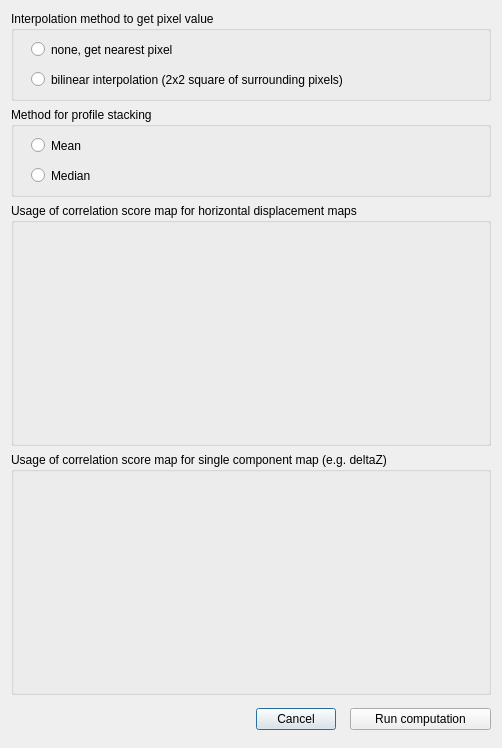
<?xml version="1.0" encoding="UTF-8"?>
<ui version="4.0">
 <class>Dialog_computationParameters</class>
 <widget class="QDialog" name="Dialog_computationParameters">
  <property name="windowModality">
   <enum>Qt::ApplicationModal</enum>
  </property>
  <property name="geometry">
   <rect>
    <x>0</x>
    <y>0</y>
    <width>498</width>
    <height>783</height>
   </rect>
  </property>
  <property name="windowTitle">
   <string>Stacked profile computation parameters</string>
  </property>
  <property name="modal">
   <bool>true</bool>
  </property>
  <layout class="QVBoxLayout" name="verticalLayout">
   <property name="sizeConstraint">
    <enum>QLayout::SetMinAndMaxSize</enum>
   </property>
   <item>
    <widget class="QGroupBox" name="groupBox_interpolationMethod">
     <property name="sizePolicy">
      <sizepolicy hsizetype="Fixed" vsizetype="Fixed">
       <horstretch>0</horstretch>
       <verstretch>0</verstretch>
      </sizepolicy>
     </property>
     <property name="minimumSize">
      <size>
       <width>480</width>
       <height>90</height>
      </size>
     </property>
     <property name="title">
      <string>Interpolation method to get pixel value</string>
     </property>
     <widget class="QRadioButton" name="radioButton_interpolationMethod_none">
      <property name="geometry">
       <rect>
        <x>20</x>
        <y>30</y>
        <width>401</width>
        <height>17</height>
       </rect>
      </property>
      <property name="text">
       <string>none, get nearest pixel</string>
      </property>
     </widget>
     <widget class="QRadioButton" name="radioButton_interpolationMethod_biLinear2x2">
      <property name="geometry">
       <rect>
        <x>20</x>
        <y>60</y>
        <width>401</width>
        <height>17</height>
       </rect>
      </property>
      <property name="text">
       <string>bilinear interpolation (2x2 square of surrounding pixels)</string>
      </property>
     </widget>
    </widget>
   </item>
   <item>
    <widget class="QGroupBox" name="groupBox_stackingProfilMethod">
     <property name="sizePolicy">
      <sizepolicy hsizetype="Fixed" vsizetype="Fixed">
       <horstretch>0</horstretch>
       <verstretch>0</verstretch>
      </sizepolicy>
     </property>
     <property name="minimumSize">
      <size>
       <width>480</width>
       <height>90</height>
      </size>
     </property>
     <property name="title">
      <string>Method for profile stacking</string>
     </property>
     <widget class="QRadioButton" name="radioButton_mean">
      <property name="geometry">
       <rect>
        <x>20</x>
        <y>30</y>
        <width>91</width>
        <height>17</height>
       </rect>
      </property>
      <property name="text">
       <string>Mean</string>
      </property>
     </widget>
     <widget class="QRadioButton" name="radioButton_median">
      <property name="geometry">
       <rect>
        <x>20</x>
        <y>60</y>
        <width>91</width>
        <height>17</height>
       </rect>
      </property>
      <property name="text">
       <string>Median</string>
      </property>
     </widget>
    </widget>
   </item>
   <item>
    <widget class="QGroupBox" name="groupBox_PX1PX2">
     <property name="sizePolicy">
      <sizepolicy hsizetype="Fixed" vsizetype="Fixed">
       <horstretch>0</horstretch>
       <verstretch>0</verstretch>
      </sizepolicy>
     </property>
     <property name="minimumSize">
      <size>
       <width>480</width>
       <height>243</height>
      </size>
     </property>
     <property name="maximumSize">
      <size>
       <width>480</width>
       <height>16777215</height>
      </size>
     </property>
     <property name="title">
      <string>Usage of correlation score map for horizontal displacement maps</string>
     </property>
     <widget class="Widget_correlScoreMapParameters" name="widget_correlScoreMap_PX1PX2_Usage" native="true">
      <property name="geometry">
       <rect>
        <x>0</x>
        <y>21</y>
        <width>480</width>
        <height>223</height>
       </rect>
      </property>
      <property name="sizePolicy">
       <sizepolicy hsizetype="Fixed" vsizetype="Fixed">
        <horstretch>0</horstretch>
        <verstretch>0</verstretch>
       </sizepolicy>
      </property>
      <property name="minimumSize">
       <size>
        <width>480</width>
        <height>223</height>
       </size>
      </property>
     </widget>
    </widget>
   </item>
   <item>
    <widget class="QGroupBox" name="groupBox_deltaZorOther">
     <property name="sizePolicy">
      <sizepolicy hsizetype="Fixed" vsizetype="Fixed">
       <horstretch>0</horstretch>
       <verstretch>0</verstretch>
      </sizepolicy>
     </property>
     <property name="minimumSize">
      <size>
       <width>480</width>
       <height>243</height>
      </size>
     </property>
     <property name="maximumSize">
      <size>
       <width>480</width>
       <height>16777215</height>
      </size>
     </property>
     <property name="title">
      <string>Usage of correlation score map for single component map (e.g. deltaZ)</string>
     </property>
     <widget class="Widget_correlScoreMapParameters" name="widget_correlScoreMap_deltaZorOther_Usage" native="true">
      <property name="geometry">
       <rect>
        <x>0</x>
        <y>21</y>
        <width>480</width>
        <height>243</height>
       </rect>
      </property>
      <property name="sizePolicy">
       <sizepolicy hsizetype="Fixed" vsizetype="Fixed">
        <horstretch>0</horstretch>
        <verstretch>0</verstretch>
       </sizepolicy>
      </property>
      <property name="minimumSize">
       <size>
        <width>480</width>
        <height>223</height>
       </size>
      </property>
     </widget>
    </widget>
   </item>
   <item>
    <layout class="QHBoxLayout" name="horizontalLayout">
     <property name="spacing">
      <number>0</number>
     </property>
     <property name="topMargin">
      <number>7</number>
     </property>
     <property name="bottomMargin">
      <number>7</number>
     </property>
     <item>
      <spacer name="horizontalSpacer">
       <property name="orientation">
        <enum>Qt::Horizontal</enum>
       </property>
       <property name="sizeHint" stdset="0">
        <size>
         <width>40</width>
         <height>20</height>
        </size>
       </property>
      </spacer>
     </item>
     <item>
      <widget class="QPushButton" name="pushButton_cancel">
       <property name="text">
        <string>Cancel</string>
       </property>
      </widget>
     </item>
     <item>
      <spacer name="horizontalSpacer_2">
       <property name="orientation">
        <enum>Qt::Horizontal</enum>
       </property>
       <property name="sizeType">
        <enum>QSizePolicy::Fixed</enum>
       </property>
       <property name="sizeHint" stdset="0">
        <size>
         <width>14</width>
         <height>20</height>
        </size>
       </property>
      </spacer>
     </item>
     <item>
      <widget class="QPushButton" name="pushButton_runComputation">
       <property name="sizePolicy">
        <sizepolicy hsizetype="Fixed" vsizetype="Fixed">
         <horstretch>0</horstretch>
         <verstretch>0</verstretch>
        </sizepolicy>
       </property>
       <property name="minimumSize">
        <size>
         <width>141</width>
         <height>0</height>
        </size>
       </property>
       <property name="maximumSize">
        <size>
         <width>141</width>
         <height>16777215</height>
        </size>
       </property>
       <property name="baseSize">
        <size>
         <width>141</width>
         <height>0</height>
        </size>
       </property>
       <property name="text">
        <string>Run computation</string>
       </property>
      </widget>
     </item>
    </layout>
   </item>
  </layout>
 </widget>
 <customwidgets>
  <customwidget>
   <class>Widget_correlScoreMapParameters</class>
   <extends>QWidget</extends>
   <header>widget_correlScoreMapParameters.h</header>
   <container>1</container>
  </customwidget>
 </customwidgets>
 <tabstops>
  <tabstop>radioButton_interpolationMethod_none</tabstop>
  <tabstop>radioButton_interpolationMethod_biLinear2x2</tabstop>
  <tabstop>radioButton_mean</tabstop>
  <tabstop>radioButton_median</tabstop>
  <tabstop>pushButton_cancel</tabstop>
  <tabstop>pushButton_runComputation</tabstop>
 </tabstops>
 <resources/>
 <connections/>
</ui>
